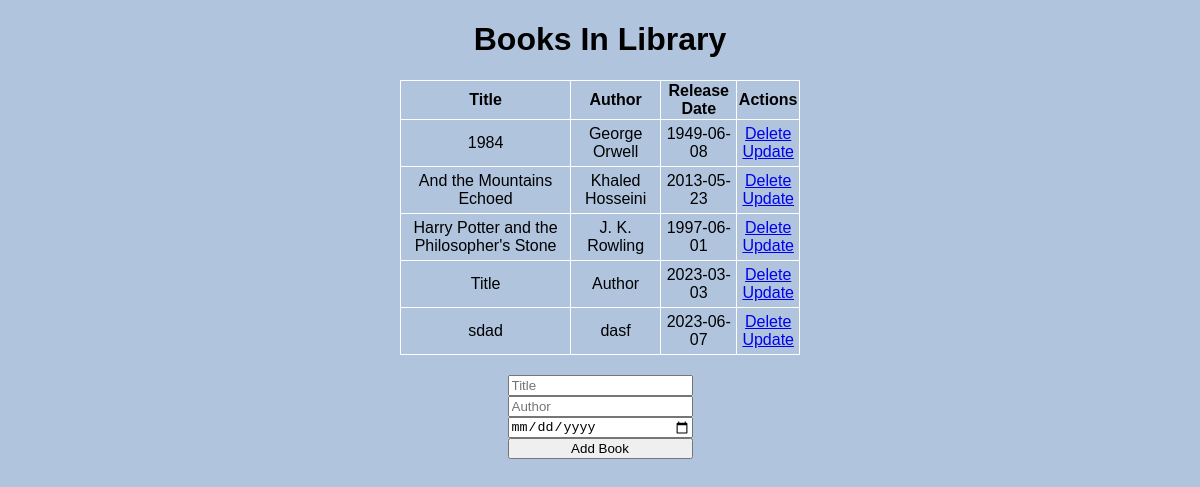
Before: / with the older database file.
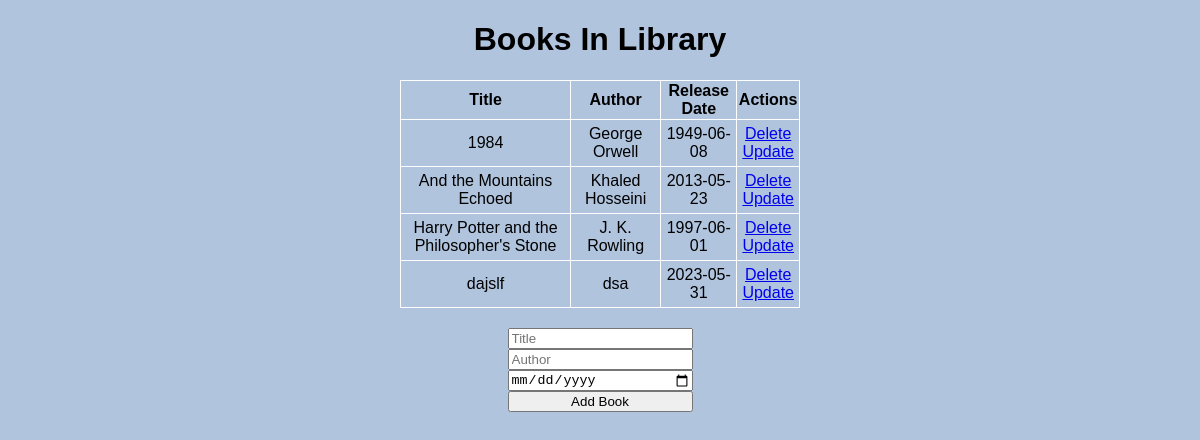
After: the same page with the newer database file.
### app.py (models this page shows, shortened)
class Book(db.Model):
    id = db.Column(db.Integer, primary_key=True)
    title = db.Column(db.String(200), nullable=False)
    author = db.Column(db.String(50), nullable=False)
    published = db.Column(db.DateTime, default=datetime.utcnow)

### app.py (the view)
@app.route('/', methods=['POST', 'GET'])
def index():
    if request.method == 'POST':
        book_title = request.form['title']
        book_author = request.form['author']
        book_published = datetime. strptime(request.form['published'], '%Y-%m-%d')
        new_book = Book(title=book_title, author=book_author, published=book_published)
        try:
            db.session.add(new_book)
            db.session.commit()
            return redirect('/')
        except:
            return "There was an issue adding your task"
    else:
        books = Book.query.order_by(Book.title).all()
        return render_template('index.html', books=books)

### templates/index.html (shortened to what this page needs)
{% extends 'base.html' %}
{% block body %}
<div class="content">
    <h1 style="text-align: center;">Books In Library</h1>
    {% if books|length < 1 %}
    <h4 style="text-align: center;">There are no books. Create one below!</h4>
    {% else %}
    <table>
        <tr>
            <th>Title</th>
            <th>Author</th>
            <th>Release Date</th>
            <th>Actions</th>
        </tr>
        {% for book in books %}
            <tr>
                <td>{{ book.title }}</td>
                <td>{{ book.author }}</td>
                <td>{{ book.published.date() }}</td>
                <td>
                    <a href="/delete/{{book.id}}">Delete</a>
                    <br>
                    <a href="/update/{{book.id}}">Update</a>
                </td>
            </tr>
        {% endfor %}
    </table>
    {% endif %}
    <form action="/" method="POST">
        <input type="text" name="title" id="title" placeholder="Title">
        <input type="text" name="author" id="author" placeholder="Author">
        <input type="date" name="published" id="published" placeholder="Published">
        <input type="submit" value="Add Book">
    </form>
</div>
{% endblock %}

### templates/base.html (shortened to what this page needs)
<!DOCTYPE html>
<html lang="en">
<head>
    <link rel="stylesheet" href="{{ url_for('static', filename='css/main.css') }}">
</head>
<body>
    {% block body %}{% endblock %}
</body>
</html>

### static/css/main.css (style rules this page uses)
body, html { margin: 0; font-family: sans-serif; background-color: lightsteelblue; }
.content { margin: 0 auto; width: 400px; }
table, td, th { border: 1px solid white; }
table { border-collapse: collapse; width: 100%; }
th { height: 30px; }
td { text-align: center; padding: 5px; }
form { display: inline-grid; justify-content: center; margin-top: 20px; margin-left: auto; margin-right: auto; width: 100%; }

Changed rows visible on the page:
removed Book: title "Title", author "Author", published "2023-03-03"
removed Book: title "sdad", author "dasf", published "2023-06-07"
added Book: title "dajslf", author "dsa", published "2023-05-31"
